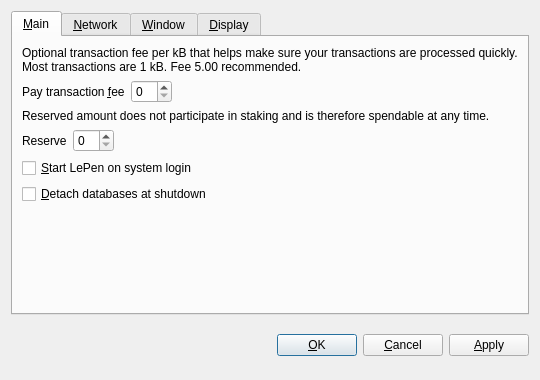
<?xml version="1.0" encoding="UTF-8"?>
<ui version="4.0">
 <class>OptionsDialog</class>
 <widget class="QDialog" name="OptionsDialog">
  <property name="geometry">
   <rect>
    <x>0</x>
    <y>0</y>
    <width>540</width>
    <height>380</height>
   </rect>
  </property>
  <property name="windowTitle">
   <string>Options</string>
  </property>
  <property name="modal">
   <bool>true</bool>
  </property>
  <layout class="QVBoxLayout" name="verticalLayout">
   <item>
    <widget class="QTabWidget" name="tabWidget">
     <property name="tabPosition">
      <enum>QTabWidget::North</enum>
     </property>
     <property name="currentIndex">
      <number>0</number>
     </property>
     <widget class="QWidget" name="tabMain">
      <attribute name="title">
       <string>&amp;Main</string>
      </attribute>
      <layout class="QVBoxLayout" name="verticalLayout_Main">
       <item>
        <widget class="QLabel" name="transactionFeeInfoLabel">
         <property name="text">
          <string>Optional transaction fee per kB that helps make sure your transactions are processed quickly. Most transactions are 1 kB. Fee 5.00 recommended.</string>
         </property>
         <property name="textFormat">
          <enum>Qt::PlainText</enum>
         </property>
         <property name="wordWrap">
          <bool>true</bool>
         </property>
        </widget>
       </item>
       <item>
        <layout class="QHBoxLayout" name="horizontalLayoutFee">
         <item>
          <widget class="QLabel" name="transactionFeeLabel">
           <property name="text">
            <string>Pay transaction &amp;fee</string>
           </property>
           <property name="textFormat">
            <enum>Qt::PlainText</enum>
           </property>
           <property name="buddy">
            <cstring>transactionFee</cstring>
           </property>
          </widget>
         </item>
         <item>
          <widget class="BitcoinAmountField" name="transactionFee"/>
         </item>
         <item>
          <spacer name="horizontalSpacerFee">
           <property name="orientation">
            <enum>Qt::Horizontal</enum>
           </property>
           <property name="sizeHint" stdset="0">
            <size>
             <width>40</width>
             <height>20</height>
            </size>
           </property>
          </spacer>
         </item>
        </layout>
       </item>
       <item>
        <widget class="QLabel" name="reserveBalanceInfoLabel">
         <property name="text">
          <string>Reserved amount does not participate in staking and is therefore spendable at any time.</string>
         </property>
         <property name="textFormat">
          <enum>Qt::PlainText</enum>
         </property>
         <property name="wordWrap">
          <bool>true</bool>
         </property>
        </widget>
       </item>
       <item>
        <layout class="QHBoxLayout" name="horizontalLayoutReserveBalance">
         <item>
          <widget class="QLabel" name="reserveBalanceLabel">
           <property name="text">
            <string>Reserve</string>
           </property>
           <property name="textFormat">
            <enum>Qt::PlainText</enum>
           </property>
           <property name="buddy">
            <cstring>reserveBalance</cstring>
           </property>
          </widget>
         </item>
         <item>
          <widget class="BitcoinAmountField" name="reserveBalance"/>
         </item>
         <item>
          <spacer name="horizontalSpacerReserveBalance">
           <property name="orientation">
            <enum>Qt::Horizontal</enum>
           </property>
           <property name="sizeHint" stdset="0">
            <size>
             <width>40</width>
             <height>20</height>
            </size>
           </property>
          </spacer>
         </item>
        </layout>
       </item>
       <item>
        <widget class="QCheckBox" name="bitcoinAtStartup">
         <property name="toolTip">
          <string>Automatically start LePen after logging in to the system.</string>
         </property>
         <property name="text">
          <string>&amp;Start LePen on system login</string>
         </property>
        </widget>
       </item>
       <item>
        <widget class="QCheckBox" name="detachDatabases">
         <property name="toolTip">
          <string>Detach block and address databases at shutdown. This means they can be moved to another data directory, but it slows down shutdown. The wallet is always detached.</string>
         </property>
         <property name="text">
          <string>&amp;Detach databases at shutdown</string>
         </property>
        </widget>
       </item>
       <item>
        <spacer name="verticalSpacer_Main">
         <property name="orientation">
          <enum>Qt::Vertical</enum>
         </property>
         <property name="sizeHint" stdset="0">
          <size>
           <width>20</width>
           <height>40</height>
          </size>
         </property>
        </spacer>
       </item>
      </layout>
     </widget>
     <widget class="QWidget" name="tabNetwork">
      <attribute name="title">
       <string>&amp;Network</string>
      </attribute>
      <layout class="QVBoxLayout" name="verticalLayout_Network">
       <item>
        <widget class="QCheckBox" name="mapPortUpnp">
         <property name="toolTip">
          <string>Automatically open the LePen client port on the router. This only works when your router supports UPnP and it is enabled.</string>
         </property>
         <property name="text">
          <string>Map port using &amp;UPnP</string>
         </property>
        </widget>
       </item>
       <item>
        <widget class="QCheckBox" name="connectSocks">
         <property name="toolTip">
          <string>Connect to the LePen network through a SOCKS proxy (e.g. when connecting through Tor).</string>
         </property>
         <property name="text">
          <string>&amp;Connect through SOCKS proxy:</string>
         </property>
        </widget>
       </item>
       <item>
        <layout class="QHBoxLayout" name="horizontalLayout_Network">
         <item>
          <widget class="QLabel" name="proxyIpLabel">
           <property name="text">
            <string>Proxy &amp;IP:</string>
           </property>
           <property name="textFormat">
            <enum>Qt::PlainText</enum>
           </property>
           <property name="buddy">
            <cstring>proxyIp</cstring>
           </property>
          </widget>
         </item>
         <item>
          <widget class="QValidatedLineEdit" name="proxyIp">
           <property name="maximumSize">
            <size>
             <width>140</width>
             <height>16777215</height>
            </size>
           </property>
           <property name="toolTip">
            <string>IP address of the proxy (e.g. 127.0.0.1)</string>
           </property>
          </widget>
         </item>
         <item>
          <widget class="QLabel" name="proxyPortLabel">
           <property name="text">
            <string>&amp;Port:</string>
           </property>
           <property name="textFormat">
            <enum>Qt::PlainText</enum>
           </property>
           <property name="buddy">
            <cstring>proxyPort</cstring>
           </property>
          </widget>
         </item>
         <item>
          <widget class="QLineEdit" name="proxyPort">
           <property name="maximumSize">
            <size>
             <width>55</width>
             <height>16777215</height>
            </size>
           </property>
           <property name="toolTip">
            <string>Port of the proxy (e.g. 9050)</string>
           </property>
          </widget>
         </item>
         <item>
          <widget class="QLabel" name="socksVersionLabel">
           <property name="text">
            <string>SOCKS &amp;Version:</string>
           </property>
           <property name="textFormat">
            <enum>Qt::PlainText</enum>
           </property>
           <property name="buddy">
            <cstring>socksVersion</cstring>
           </property>
          </widget>
         </item>
         <item>
          <widget class="QValueComboBox" name="socksVersion">
           <property name="toolTip">
            <string>SOCKS version of the proxy (e.g. 5)</string>
           </property>
          </widget>
         </item>
         <item>
          <spacer name="horizontalSpacer_Network">
           <property name="orientation">
            <enum>Qt::Horizontal</enum>
           </property>
           <property name="sizeHint" stdset="0">
            <size>
             <width>40</width>
             <height>20</height>
            </size>
           </property>
          </spacer>
         </item>
        </layout>
       </item>
       <item>
        <spacer name="verticalSpacer_Network">
         <property name="orientation">
          <enum>Qt::Vertical</enum>
         </property>
         <property name="sizeHint" stdset="0">
          <size>
           <width>20</width>
           <height>40</height>
          </size>
         </property>
        </spacer>
       </item>
      </layout>
     </widget>
     <widget class="QWidget" name="tabWindow">
      <attribute name="title">
       <string>&amp;Window</string>
      </attribute>
      <layout class="QVBoxLayout" name="verticalLayout_Window">
       <item>
        <widget class="QCheckBox" name="minimizeToTray">
         <property name="toolTip">
          <string>Show only a tray icon after minimizing the window.</string>
         </property>
         <property name="text">
          <string>&amp;Minimize to the tray instead of the taskbar</string>
         </property>
        </widget>
       </item>
       <item>
        <widget class="QCheckBox" name="minimizeOnClose">
         <property name="toolTip">
          <string>Minimize instead of exit the application when the window is closed. When this option is enabled, the application will be closed only after selecting Quit in the menu.</string>
         </property>
         <property name="text">
          <string>M&amp;inimize on close</string>
         </property>
        </widget>
       </item>
       <item>
        <spacer name="verticalSpacer_Window">
         <property name="orientation">
          <enum>Qt::Vertical</enum>
         </property>
         <property name="sizeHint" stdset="0">
          <size>
           <width>20</width>
           <height>40</height>
          </size>
         </property>
        </spacer>
       </item>
      </layout>
     </widget>
     <widget class="QWidget" name="tabDisplay">
      <attribute name="title">
       <string>&amp;Display</string>
      </attribute>
      <layout class="QVBoxLayout" name="verticalLayout_Display">
       <item>
        <layout class="QHBoxLayout" name="horizontalLayout_1_Display">
         <item>
          <widget class="QLabel" name="langLabel">
           <property name="text">
            <string>User Interface &amp;language:</string>
           </property>
           <property name="textFormat">
            <enum>Qt::PlainText</enum>
           </property>
           <property name="buddy">
            <cstring>lang</cstring>
           </property>
          </widget>
         </item>
         <item>
          <widget class="QValueComboBox" name="lang">
           <property name="toolTip">
            <string>The user interface language can be set here. This setting will take effect after restarting LePen.</string>
           </property>
          </widget>
         </item>
        </layout>
       </item>
       <item>
        <layout class="QHBoxLayout" name="horizontalLayout_2_Display">
         <item>
          <widget class="QLabel" name="unitLabel">
           <property name="text">
            <string>&amp;Unit to show amounts in:</string>
           </property>
           <property name="textFormat">
            <enum>Qt::PlainText</enum>
           </property>
           <property name="buddy">
            <cstring>unit</cstring>
           </property>
          </widget>
         </item>
         <item>
          <widget class="QValueComboBox" name="unit">
           <property name="toolTip">
            <string>Choose the default subdivision unit to show in the interface and when sending coins.</string>
           </property>
          </widget>
         </item>
        </layout>
       </item>
       <item>
        <widget class="QCheckBox" name="displayAddresses">
         <property name="toolTip">
          <string>Whether to show LePen addresses in the transaction list or not.</string>
         </property>
         <property name="text">
          <string>&amp;Display addresses in transaction list</string>
         </property>
        </widget>
       </item>
       <item>
        <widget class="QCheckBox" name="coinControlFeatures">
         <property name="toolTip">
          <string>Whether to show coin control features or not.</string>
         </property>
         <property name="text">
          <string>Display coin &amp;control features (experts only!)</string>
         </property>
        </widget>
       </item>
       <item>
        <spacer name="verticalSpacer_Display">
         <property name="orientation">
          <enum>Qt::Vertical</enum>
         </property>
         <property name="sizeHint" stdset="0">
          <size>
           <width>20</width>
           <height>40</height>
          </size>
         </property>
        </spacer>
       </item>
      </layout>
     </widget>
    </widget>
   </item>
   <item>
    <layout class="QHBoxLayout" name="horizontalLayout_Buttons">
     <item>
      <spacer name="horizontalSpacer_1">
       <property name="orientation">
        <enum>Qt::Horizontal</enum>
       </property>
       <property name="sizeHint" stdset="0">
        <size>
         <width>40</width>
         <height>48</height>
        </size>
       </property>
      </spacer>
     </item>
     <item>
      <widget class="QLabel" name="statusLabel">
       <property name="font">
        <font>
         <weight>75</weight>
         <bold>true</bold>
        </font>
       </property>
       <property name="text">
        <string/>
       </property>
       <property name="textFormat">
        <enum>Qt::PlainText</enum>
       </property>
       <property name="wordWrap">
        <bool>true</bool>
       </property>
      </widget>
     </item>
     <item>
      <spacer name="horizontalSpacer_2">
       <property name="orientation">
        <enum>Qt::Horizontal</enum>
       </property>
       <property name="sizeHint" stdset="0">
        <size>
         <width>40</width>
         <height>48</height>
        </size>
       </property>
      </spacer>
     </item>
     <item>
      <widget class="QPushButton" name="okButton">
       <property name="text">
        <string>&amp;OK</string>
       </property>
      </widget>
     </item>
     <item>
      <widget class="QPushButton" name="cancelButton">
       <property name="text">
        <string>&amp;Cancel</string>
       </property>
       <property name="autoDefault">
        <bool>false</bool>
       </property>
      </widget>
     </item>
     <item>
      <widget class="QPushButton" name="applyButton">
       <property name="text">
        <string>&amp;Apply</string>
       </property>
       <property name="autoDefault">
        <bool>false</bool>
       </property>
      </widget>
     </item>
    </layout>
   </item>
  </layout>
 </widget>
 <customwidgets>
  <customwidget>
   <class>BitcoinAmountField</class>
   <extends>QSpinBox</extends>
   <header>bitcoinamountfield.h</header>
  </customwidget>
  <customwidget>
   <class>QValueComboBox</class>
   <extends>QComboBox</extends>
   <header>qvaluecombobox.h</header>
  </customwidget>
  <customwidget>
   <class>QValidatedLineEdit</class>
   <extends>QLineEdit</extends>
   <header>qvalidatedlineedit.h</header>
  </customwidget>
 </customwidgets>
 <resources/>
 <connections/>
</ui>
